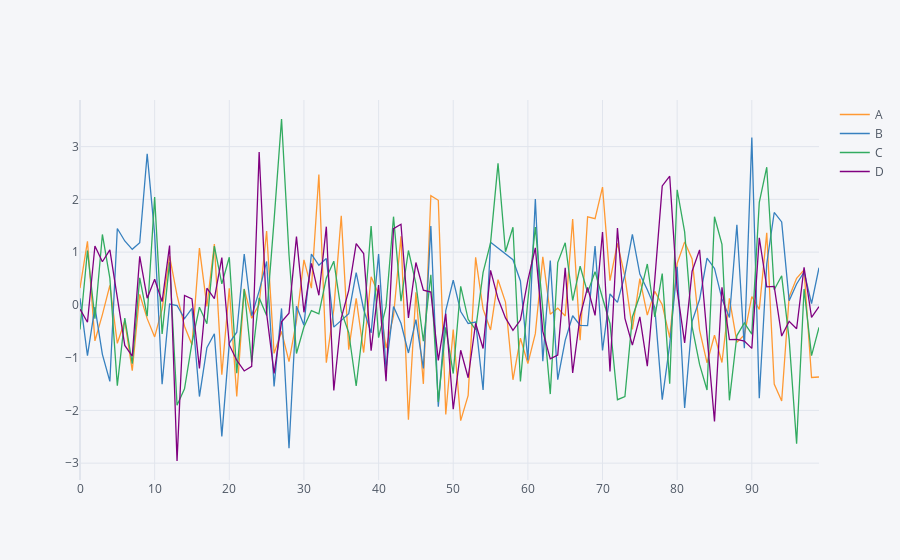

Here is the notebook cell this chart was saved with:
### Code cell
import plotly.express as px

fig = df.iplot(asFigure=True)
fig.update_traces(hovertemplate='<b>%{fullData.name}</b>: %{y:.4f}<br>x: %{x}')
fig.show()
